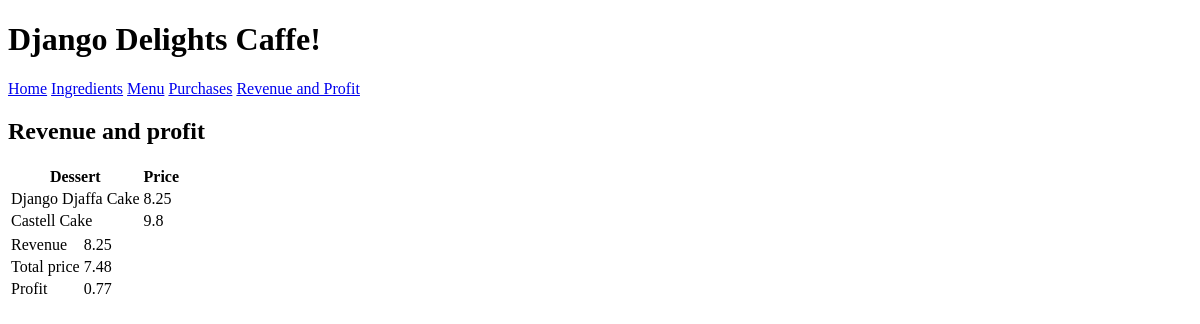
The app's page /profit/list, older data.
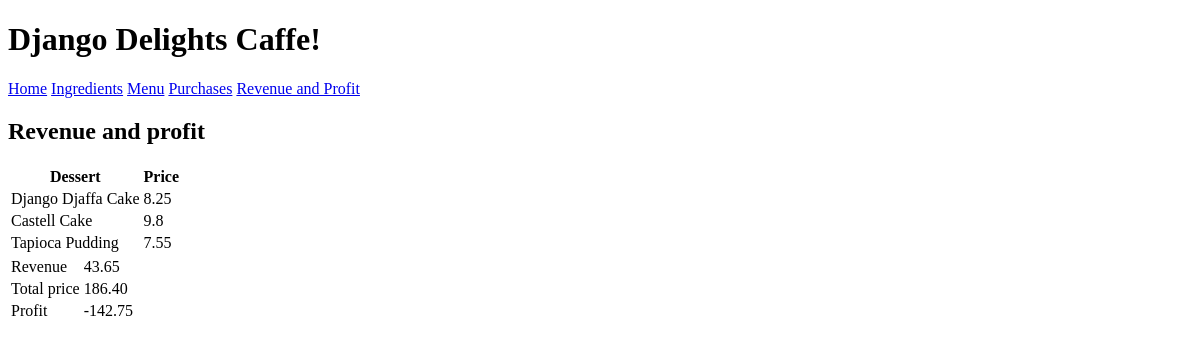
The same page, newer data.
### inventory/models.py (models this page shows, shortened)
class MenuItem(models.Model):
  title = models.CharField(max_length=50)
  price = models.FloatField(default=0.0)

### inventory/views.py (the view)
# urls.py: path('profit/list', views.ProfitView.as_view(), name='profit'),
class ProfitView(TemplateView):
    template_name = "inventory/profit.html"
    def get_context_data(self, **kwargs):
        context = super().get_context_data(**kwargs)
        context["ingredients"] = Ingredient.objects.all()
        context["menu"] = MenuItem.objects.all()
        context["recipes"] = RecipeRequirement.objects.all()
        context["purchases"] = Purchase.objects.all()
        revenue = Purchase.objects.aggregate(
            revenue=Sum("menu_item__price"))["revenue"]
        total_cost = 0
        for purchase in Purchase.objects.all():
            for recipe_requirement in purchase.menu_item.reciperequirement_set.all():
                total_cost += recipe_requirement.ingredient.unit_price * recipe_requirement.quantity
        context["revenue"] = revenue
        context["total_cost"] = total_cost
        context["profit"] = revenue - total_cost
        return context

### inventory/templates/inventory/profit.html
{% extends 'base.html' %} {% block content %}
<h2>Revenue and profit</h2>
<table>
  <thead>
    <tr>
      <th>Dessert</th>
      <th>Price</th>
    </tr>
  </thead>
  <tbody>
    {% for menu_item in menu %}
    <tr>
      <td>{{ menu_item.title }}</td>
      <td>{{ menu_item.price }}</td>
    </tr>
    {% endfor %}
  </tbody>
</table>
<table>
  <tr>
    <td>Revenue</td>
    <td>{{ revenue|floatformat:2 }}</td>
  </tr>
  <tr>
    <td>Total price</td>
    <td>{{ total_cost|floatformat:2 }}</td>
  </tr>
  <tr>
    <td>Profit</td>
    <td>{{ profit|floatformat:2 }}</td>
  </tr>
</table>
{% endblock %}

Row changes from the older to the newer data that the page shows:
added MenuItem: title "Tapioca Pudding", price "7.55"
Text that changed along with them:
{{ revenue|floatformat:2 }}: "8.25" → "43.65"
{{ total_cost|floatformat:2 }}: "7.48" → "186.40"
{{ profit|floatformat:2 }}: "0.77" → "-142.75"
